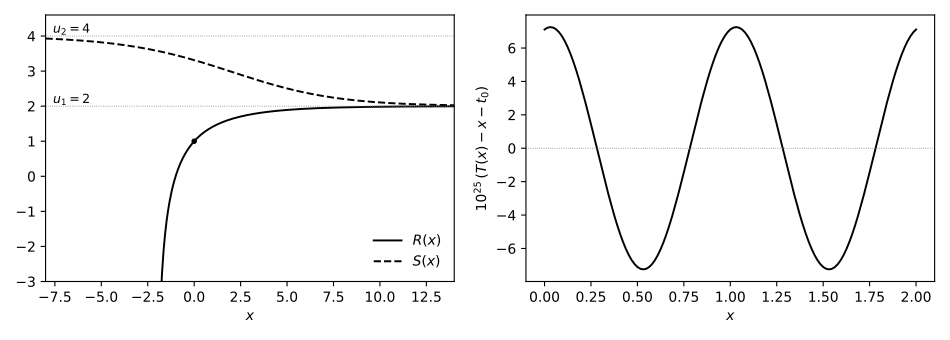

This figure's Python source:
"""图 2.x：底数 sqrt(2) 的两个正则解（输出 fig2_regular.pdf）。

左：R（吸引正则解，R(0)=1）与 S（排斥正则解，S(z)=Psi2(-lambda2^z)）在实轴上的图像。
右：转移映射的非常数部分 (T(x) - x - t0) * 1e25（实值、1-周期）。
数值方法同 ch02_sqrt2.py。
"""
import matplotlib
matplotlib.use("Agg")
import matplotlib.pyplot as plt
from mpmath import mp, mpf, log, exp, pi, sqrt

def setup(dps, n):
    mp.dps = dps
    b = sqrt(2); Lb = log(b)
    f = lambda w: exp(Lb * w)
    finv = lambda w: log(w) / Lb
    l1, l2 = 2 * Lb, 4 * Lb
    def sigma(w):
        for _ in range(n): w = f(w)
        return (w - 2) / l1**n
    def Psi1(y):
        w = 2 + y * l1**n
        for _ in range(n): w = finv(w)
        return w
    def Psi2(z):
        w = 4 + z / l2**n
        for _ in range(n): w = f(w)
        return w
    return l1, l2, sigma, Psi1, Psi2

# 左图：低精度即可
l1, l2, sigma, Psi1, Psi2 = setup(30, 160)
s1 = sigma(mpf(1))
xs_R = [-1.97 + k * (14 + 1.97) / 400 for k in range(401)]
ys_R = [float(Psi1(s1 * l1**mpf(x))) for x in xs_R]
xs_S = [-8 + k * 22 / 400 for k in range(401)]
ys_S = [float(Psi2(-l2**mpf(x))) for x in xs_S]

# 右图：T(x) - x - t0 约 1e-25，需要高精度
l1, l2, sigma, Psi1, Psi2 = setup(130, 300)
s1 = sigma(mpf(1))
M = 64
def T(x):
    r = sigma(Psi2(-l2**x)) / s1
    return (log(-r) - 1j * pi) / log(l1)
vals = [T(mpf(k) / M) - mpf(k) / M for k in range(M)]
t0 = sum(vals) / M
per = [float(((v - t0).real) * mpf(10)**25) for v in vals]
xs_T = [k / M for k in range(2 * M + 1)]
ys_T = [per[k % M] for k in range(2 * M + 1)]

fig, ax = plt.subplots(1, 2, figsize=(9.5, 3.4))
a = ax[0]
a.plot(xs_R, ys_R, "k-", lw=1.4, label=r"$R(x)$")
a.plot(xs_S, ys_S, "k--", lw=1.4, label=r"$S(x)$")
for c in (2, 4):
    a.axhline(c, color="0.5", lw=0.6, ls=":")
a.plot([0], [1], "ko", ms=3)
a.set_ylim(-3, 4.6); a.set_xlim(-8, 14)
a.set_xlabel(r"$x$"); a.legend(loc="lower right", frameon=False)
a.text(-7.6, 2.08, r"$u_1=2$", fontsize=9); a.text(-7.6, 4.08, r"$u_2=4$", fontsize=9)
b = ax[1]
b.plot(xs_T, ys_T, "k-", lw=1.4)
b.axhline(0, color="0.5", lw=0.6, ls=":")
b.set_xlabel(r"$x$"); b.set_ylabel(r"$10^{25}\,(T(x)-x-t_0)$")
fig.tight_layout()
fig.savefig("fig2_regular.pdf")
print("max |T-x-t0| =", max(abs(y) for y in per), "e-25")
